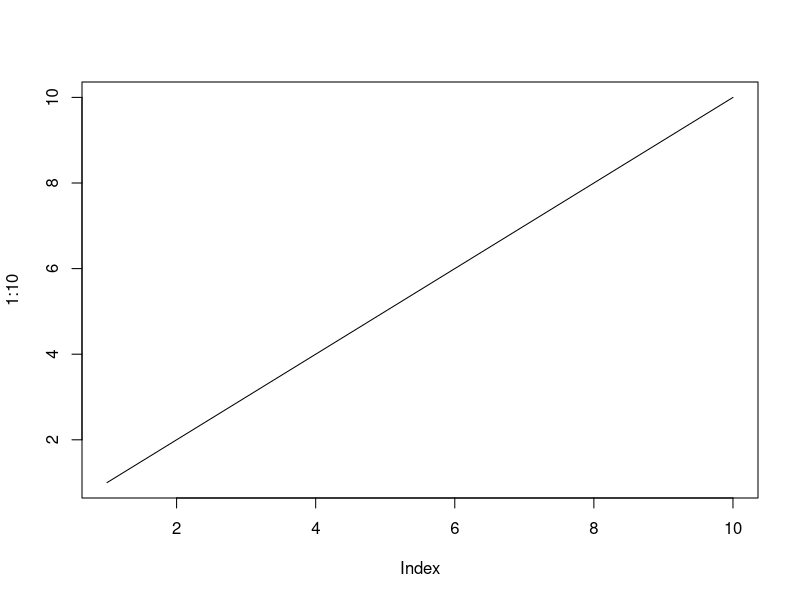
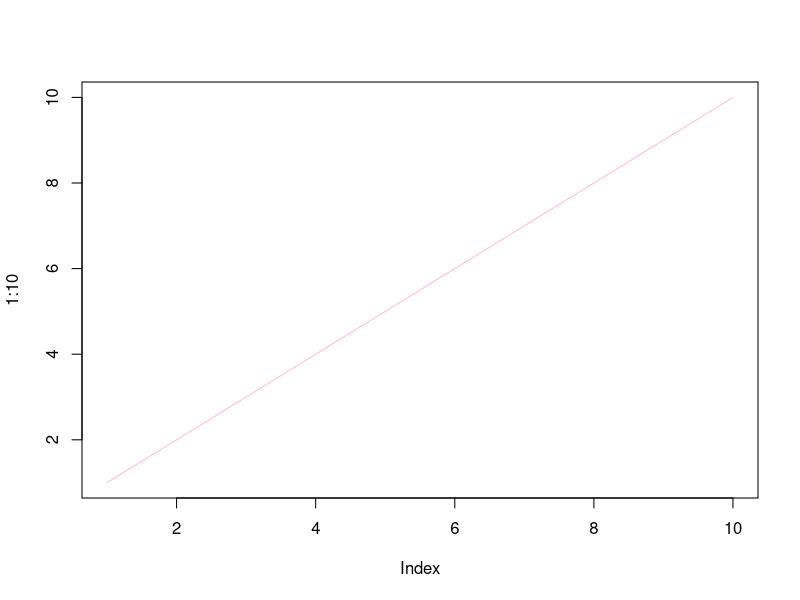
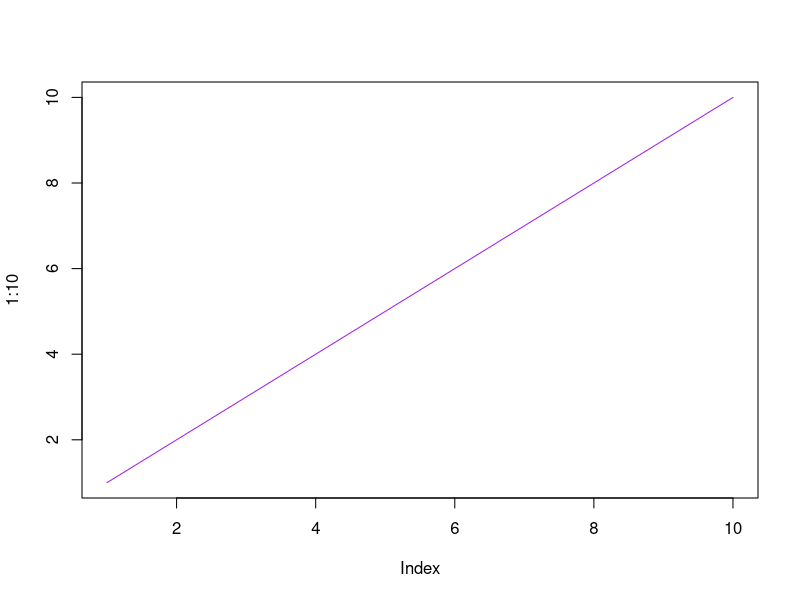
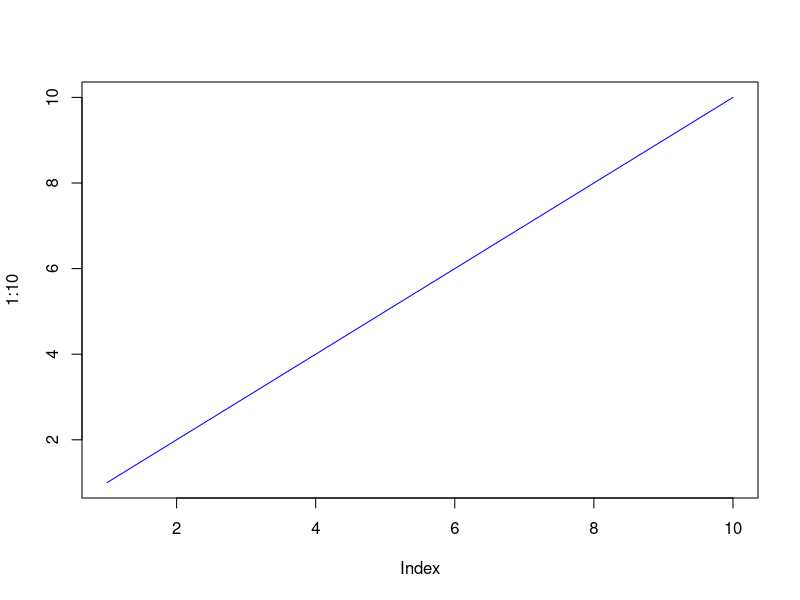
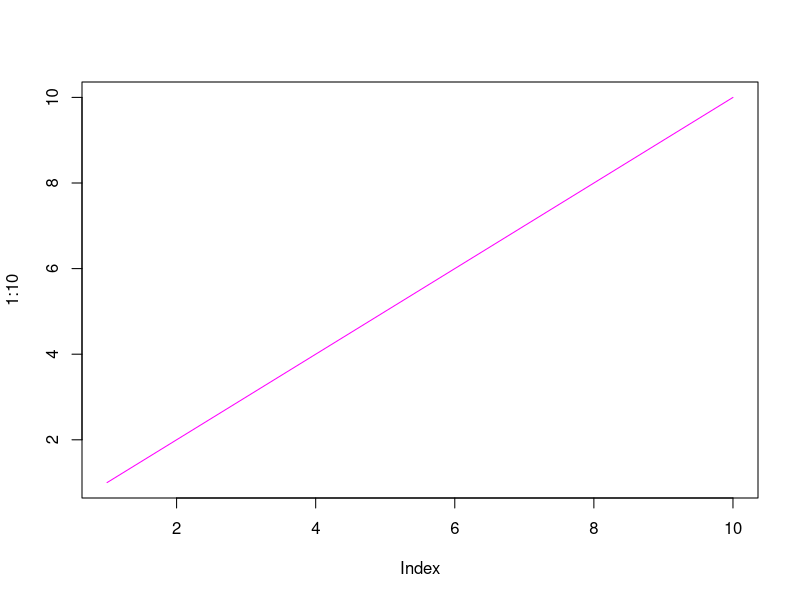
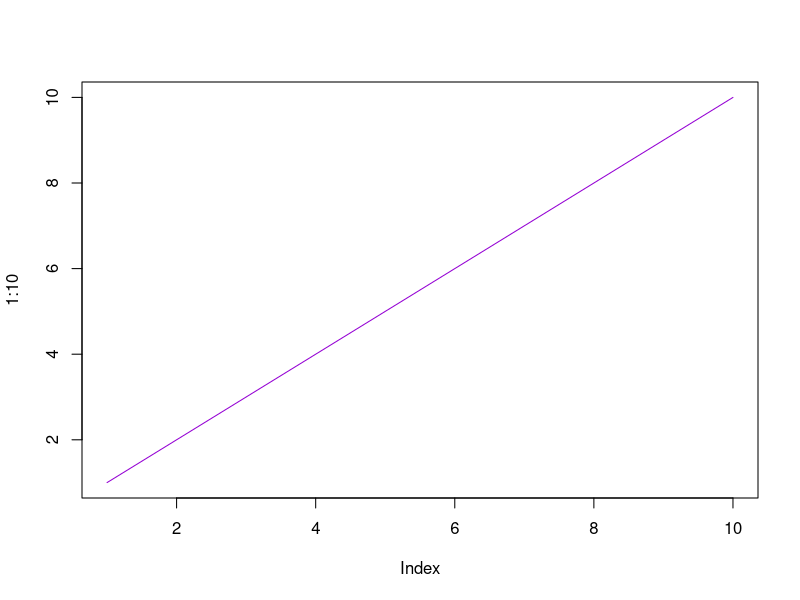
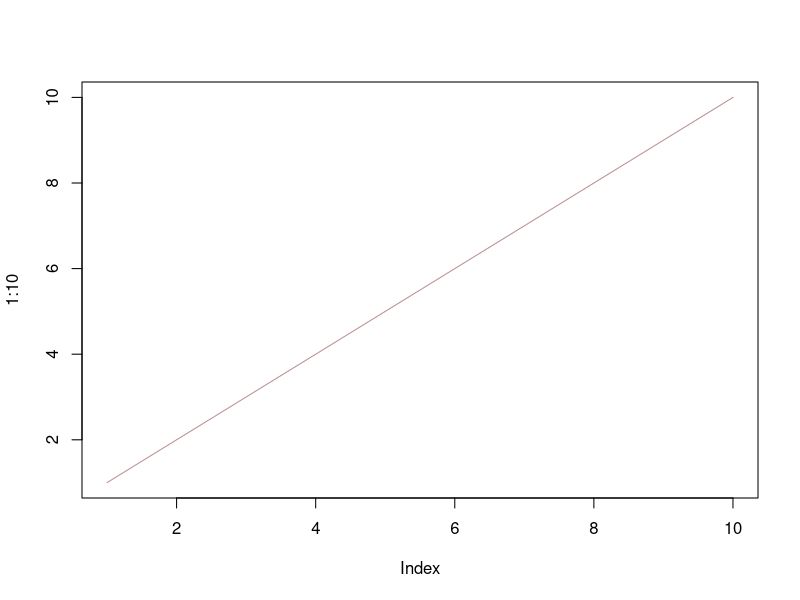
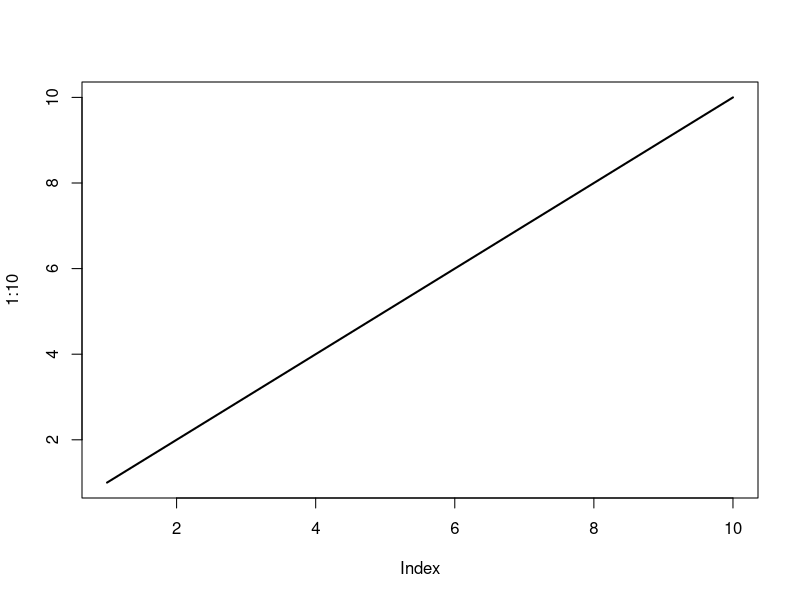

Write R code to recreate these figures, in order.
# GRÁFICOS DE LINHA 
# Um gráfico de linha tem uma linha que conecta todos os pontos em um diagrama

# Para gerar uma linha, adicione o type com o parâmetro com o valor de  "l" (L) 

plot(1:10, type = "l")

# Cores col = "cor"

plot(1:10, type = "l", col = "pink")
plot(1:10, type = "l", col = "purple")
plot(1:10, type = "l", col = "blue")
plot(1:10, type = "l", col = "#FF00FF")
plot(1:10, type = "l", col = "#9400D3")
plot(1:10, type = "l", col = "#BC8F8F")

# Espessura da linha
# Para alterar a largura da linha, use o lwd parâmetro (1 é padrão, enquanto 0.5 significa 50% menor
# e 2 significa 100% maior)

plot(1:10, type = "l", lwd = 2)
plot(1:10, type = "l", lwd = 1)
plot(1:10, type = "l", lwd = 0.8)
plot(1:10, type = "l", lwd = 0.5)
plot(1:10, type = "l", lwd = 0.2)

# Estilos de linha 
# Use o parâmetro lty  com um valor de 0 à 6 para especificar o formato da linha
# Valores de parâmetros disponiveis para lty :

# • 1 exibe uma linha sólida
plot(1:10, type = "l", lwd = 5, lty = 1)

# • 2 exibe uma linha tracejada
plot(1:10, type = "l", lwd = 5, lty = 2)

# • 3 exibe uma linha pontilhada
plot(1:10, type = "l", lwd = 5, lty = 3)

# • 4 exibe uma linha "ponto tracejado"
plot(1:10, type = "l", lwd = 5, lty = 4)

# • 5 exibe uma linha "tracejada longa"
plot(1:10, type = "l", lwd = 5, lty = 5)

# • 6 exibe uma linha de "dois traços"
plot(1:10, type = "l", lwd = 5, lty = 6)

# • 0 remove a linha
plot(1:10, type = "l", lwd = 5, lty = 0)


# Multiplas linhas 

linhaX <- c(1, 2, 3, 4, 5, 10)
linhaY <- c(2, 5, 7, 8, 9, 10)

plot(linhaX, type = "l", col = "#FF1493", main = "PIPINHOPINHO", xlab = "PIPINHO no Rosa", 
     ylab = "PIPINHO no Azul", lwd = 5, lty = 2)

lines(linhaY, type ="l", col = "#00CED1", lwd = 5, lty = 2 )
